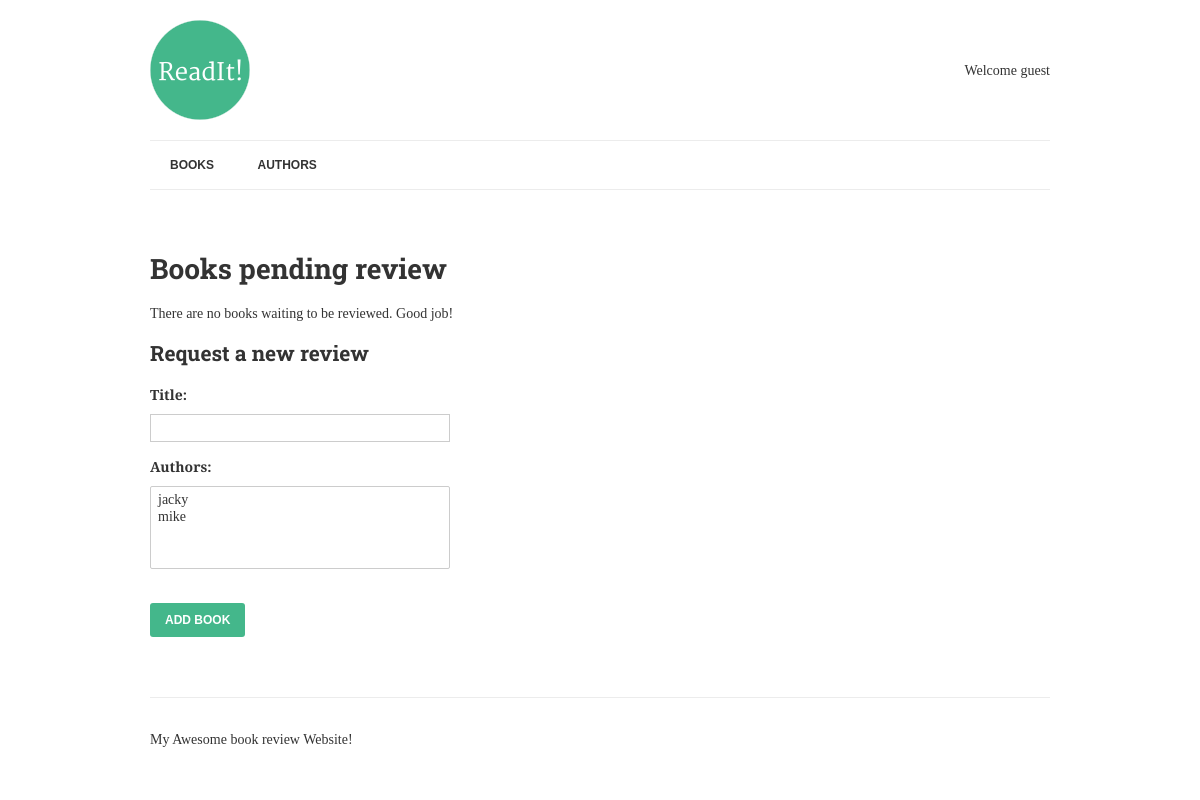
The page /review/ on the database as committed earlier.
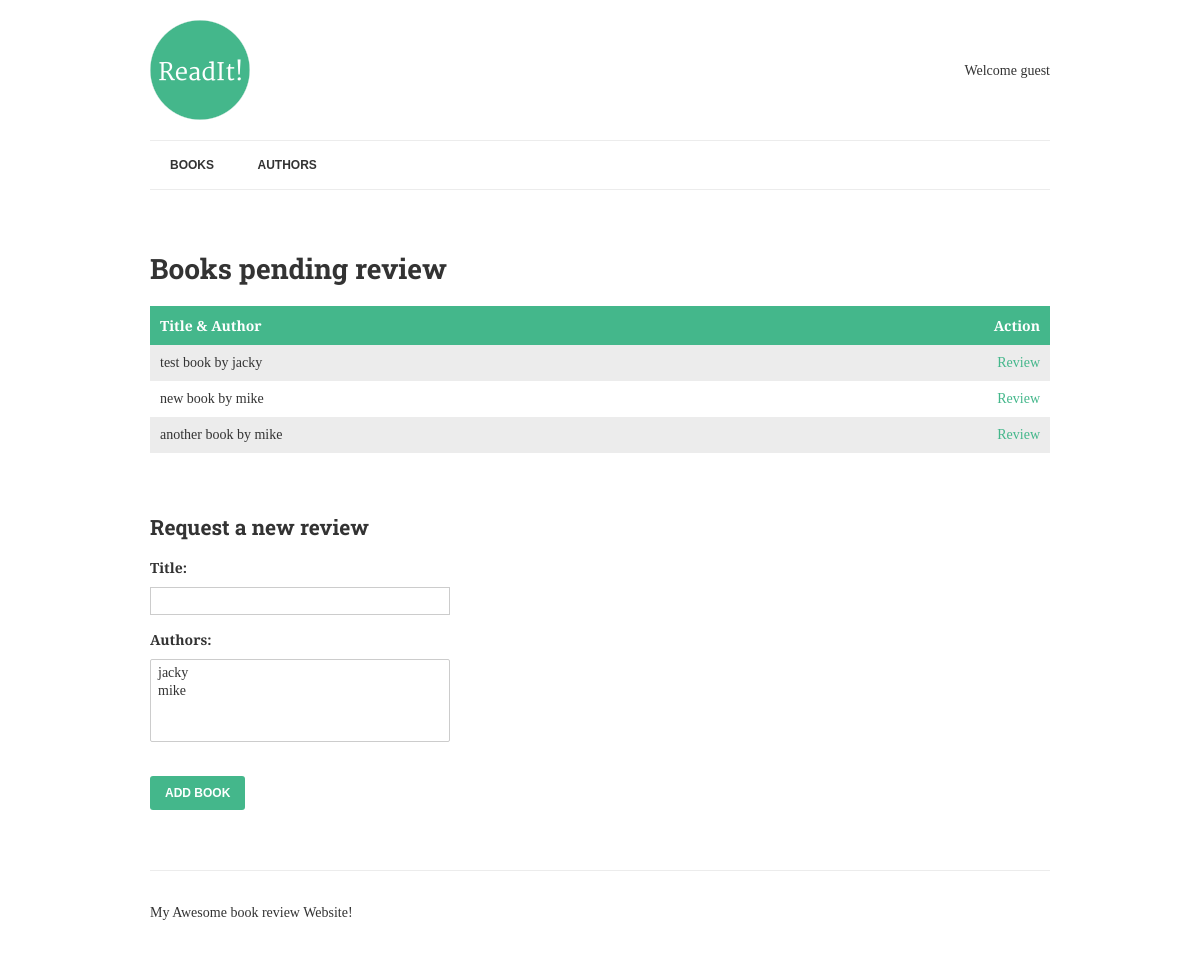
The same page on the database as committed later.
### book/models.py (models this page shows, shortened)
class Book(models.Model):
    title = models.CharField(max_length=150)
    authors = models.ManyToManyField("author", related_name="books")
    review = models.TextField(blank=True, null=True)
    date_reviewed = models.DateTimeField(blank=True, null=True)
    is_favourite = models.BooleanField(default=False, verbose_name="Favourite?")
    def list_authors(self):
        return ". ".join([author.name for author in self.authors.all()])

class Author(models.Model):
    name = models.CharField(max_length=70, help_text="Use pen name,not real name", unique=True)
    def __str__(self):
        return self.name

### book/views.py (the view, shortened to what this page needs)
# urls.py: url(r'^review/$', ReviewList.as_view(), name='review-books'),
class ReviewList(View):
    def get(self,request):
        books = Book.objects.filter(date_reviewed__isnull=True).prefetch_related('authors')
        context = {
            'books': books,
            'form': BookForm,
        }
        return render(request, "list-to-review.html", context)

### book/templates/list-to-review.html (shortened to what this page needs)
{% extends "base.html" %}
{% block content %}
	<h1>Books pending review</h1>
	{% if books %}
		<table>
			<thead>
				<th>Title &amp; Author</th>
				<th class="align-right">Action</th>
			</thead>
			<tbody>
				{% for book in books %}
					<tr>
						<td class="title">
							{{ book.title }} by {{ book.list_authors }}
						</td>
						<td class="align-right">
							<a href="{% url 'review-book' book.pk %}">Review</a>
						</td>
					</tr>
				{% endfor %}
			</tbody>
		</table>
	{% else %}
		<p>There are no books waiting to be reviewed.  Good job!</p>
	{% endif %}
	<h2>Request a new review</h2>
    <form method="POST">
    {{ form.as_p }}
    <input type="submit" value="Add Book" />
    </form>
{% endblock %}

Rows that differ between the two databases and show on the page:
added Book: title "test book", list_authors "jacky"
added Book: title "new book", list_authors "mike"
added Book: title "another book", list_authors "mike"
Other text that changed with them:
text no longer shown: "There are no books waiting to be reviewed. Good job!"
text now shown: "Title & Author Action"
